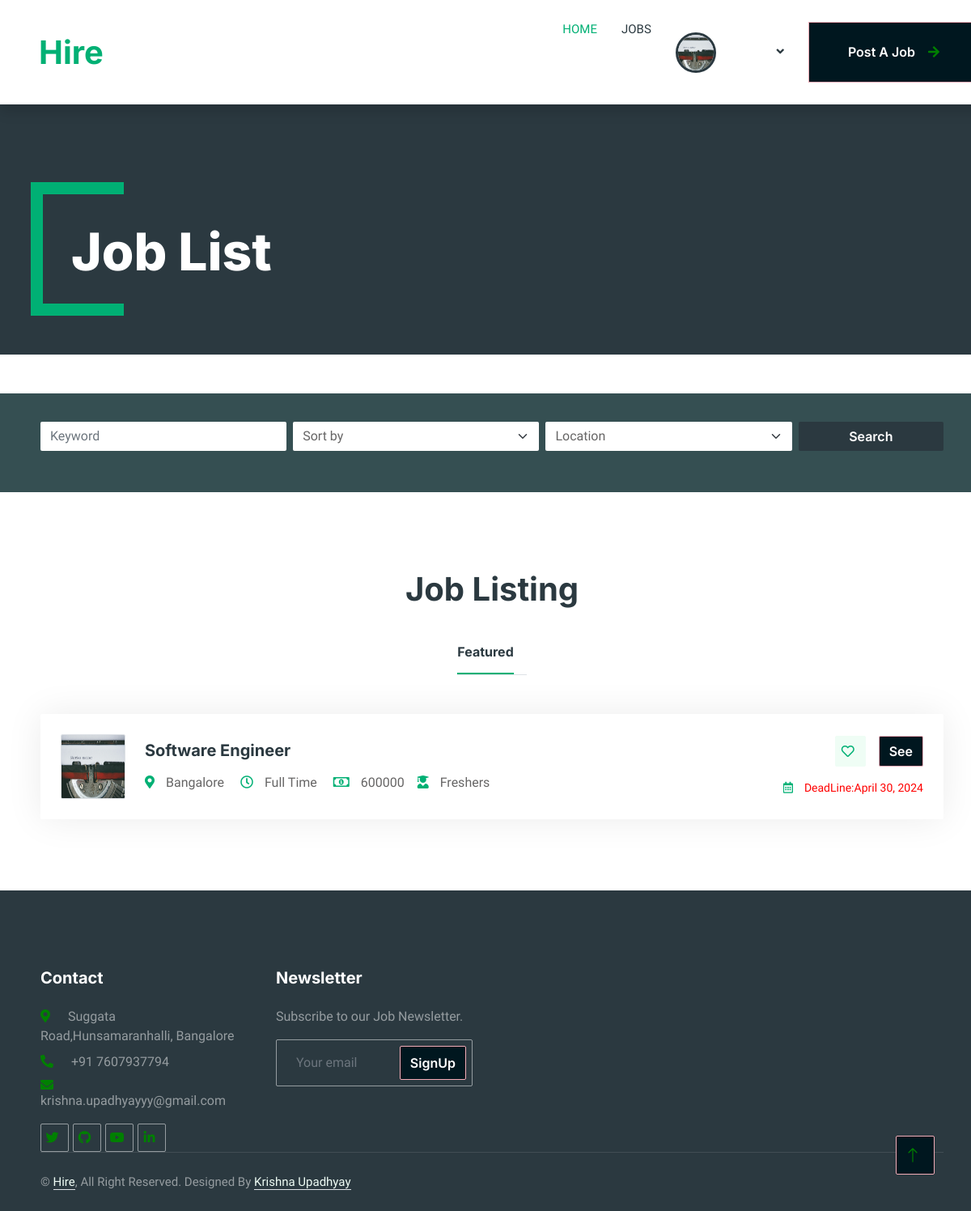
Page /recruiter/job_list/ (signed in) on the earlier database version.
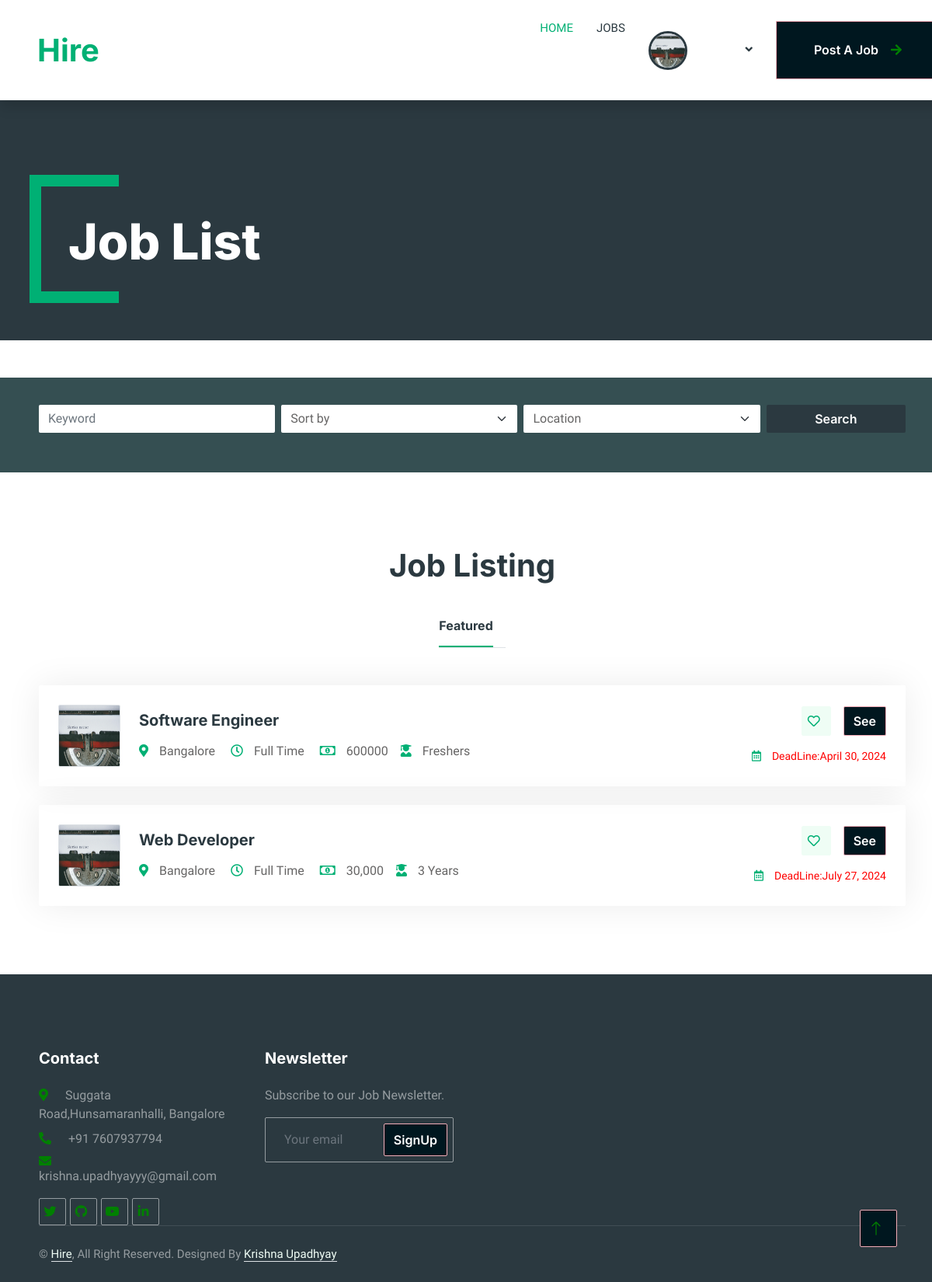
Same page on the later database version.
### job/models.py (models this page shows, shortened)
class Recruiter(models.Model):
    grade=[
        ('A','A'),
        ('B','B'),
        ('C','C'),
    ]
    user=models.OneToOneField(Profile,on_delete=models.CASCADE,related_name='recruiter')
    company_id=models.AutoField(primary_key=True)
    is_recruiter = models.BooleanField(default=True)
    is_applicant = models.BooleanField(default=False)
    company_name = models.CharField(max_length=100)
    logo = models.ImageField(upload_to='logo')
    about_company = models.TextField()
    company_address = models.CharField(max_length=100)
    company_website = models.CharField(max_length=100)
    company_email = models.CharField(max_length=100)
    grade=models.CharField(max_length=100,choices=grade)

class Job(models.Model):
    id=models.AutoField(primary_key=True)
    job_types=[
        ('Full Time','Full Time'),
        ('Part Time','Part Time'),
        ('Internship','Internship'),
        ('other','other')
    ]
    deadline=models.DateField(null=True,blank=True)
    Responsibilities=models.TextField(null=True,blank=True)
    Qualifications=models.TextField(null=True,blank=True)
    category=models.ForeignKey(Job_category,on_delete=models.CASCADE,null=True)
    recruiter = models.ForeignKey(Recruiter, on_delete=models.CASCADE)
    title = models.CharField(max_length=100)
    job_type = models.CharField(max_length=100)
    location = models.CharField(max_length=100)
    salary = models.CharField(max_length=100)
    description = models.TextField()
    skills = models.CharField(max_length=22)
    posted_on = models.DateTimeField(auto_now_add=True)
    experience = models.CharField(max_length=100)
    job_type=models.CharField(choices=job_types,max_length=100)
    vacancy=models.IntegerField( default=1)
    category=models.ForeignKey(Job_category,on_delete=models.CASCADE,null=True)

### recruiter/views.py (the view)
# urls.py: path('job_list/', views.rec_job_list, name='job-list'),
def rec_job_list(request):
    jobs=Job.objects.all()
    user=request.user
    profile = Profile.objects.get(user=user)
    recruiter = Recruiter.objects.get(user=profile)
    return render(request,'Recruiter/rec_joblist.html',{'jobs':jobs,'recruiter':recruiter,'profile':profile})

### templates/Recruiter/rec_joblist.html (shortened to what this page needs)
{% load static %}
{% block css%}
<link rel="stylesheet" href="{% static 'style/joblist.css' %}">
{% endblock%}
{% include 'Recruiter/recheaders.html' %}
        <div class="container-xxl py-5 bg-dark page-header mb-5">
            <div class="container my-5 pt-5 pb-4">
                <h1 class="display-3 text-white mb-3 animated slideInDown">Job List</h1>
            </div>
        </div>
        <div class="container-fluid bg-primary mb-5 wow fadeIn" data-wow-delay="0.1s" style="padding: 35px;">
            <div class="container">
                <form id="jobSearchForm" method="get" action="{% url 'home' %}">
                    <div class="row g-2">
                        <div class="col-md-10">
                            <div class="row g-2">
                                <div class="col-md-4">
                                    <input type="text" class="form-control border-0" name="q" placeholder="Keyword"
                                        value="{{ request.GET.q }}" />
                                </div>
                                <div class="col-md-4">
                                    <select class="form-select border-0" name="sort">
                                        <option value="" disabled selected>Sort by</option>
                                    </select>
                                </div>
                                <div class="col-md-4">
                                    <select class="form-select border-0" name="location">
                                        <option value="" disabled selected>Location</option>
                                    </select>
                                </div>
                            </div>
                        </div>
                        <div class="col-md-2">
                            <button class="btn btn-dark border-0 w-100">Search</button>
                        </div>
                    </div>
                </form>
            </div>
        </div>
        <div class="container-xxl py-5">
            <div class="container">
                <h1 class="text-center mb-5 wow fadeInUp" data-wow-delay="0.1s">Job Listing</h1>
                <div class="tab-class text-center wow fadeInUp" data-wow-delay="0.3s">
                    <ul class="nav nav-pills d-inline-flex justify-content-center border-bottom mb-5">
                        <li class="nav-item">
                            <a class="d-flex align-items-center text-start mx-3 ms-0 pb-3 active" data-bs-toggle="pill"
                                href="#tab-1">
                                <h6 class="mt-n1 mb-0">Featured</h6>
                            </a>
                        </li>
                    </ul>
                    <div class="tab-content">
                        <div id="tab-1" class="tab-pane fade show p-0 active">
                            {% for job in jobs %}
                            <div class="job-item p-4 mb-4">
                                <div class="row g-4">
                                    <div class="col-sm-12 col-md-8 d-flex align-items-center">
                                        <img class="flex-shrink-0 img-fluid border rounded"
                                            src="{{job.recruiter.logo.url}}" alt="" style="width: 80px; height: 80px;">
                                        <div class="text-start ps-4">
                                            <h5 class="mb-3">{{job.title}}</h5>
                                            <span class="text-truncate me-3"><i
                                                    class="fa fa-map-marker-alt text-primary me-2"></i>{{job.location}}
                                            </span>
                                            <span class="text-truncate me-3"><i
                                                    class="far fa-clock text-primary me-2"></i>{{job.job_type}}</span>
                                            <span class="text-truncate me-0"><i
                                                    class="far fa-money-bill-alt text-primary me-2"></i>{{job.salary}}
                                            </span>
                                            <span class="text-truncate me-0">
                                                <i class="fas fa-solid fa-user-graduate text-primary me-2"
                                                    style="padding-left: 12px ;"></i>{{job.experience}}
                                            </span>
                                        </div>
                                    </div>
                                    <div
                                        class="col-sm-12 col-md-4 d-flex flex-column align-items-start align-items-md-end justify-content-center">
                                        <div class="d-flex mb-3">
                                            <a class="btn btn-light btn-square me-3" href=""><i
                                                    class="far fa-heart text-primary"></i></a>
                                            <a class="btn btn-primary" href="{% url 'candidate_list' id=job.id %}">See </a>
                                        </div>
                                        <small class="text-truncate"><i
                                                class="far fa-calendar-alt text-primary me-2"></i>DeadLine:{% if job.deadline %}{{job.deadline}}{% else %}Not Specified{% endif %}</small>
                                    </div>
                                </div>
                            </div>
                            {% endfor %}
                        </div>
                    </div>
                </div>
            </div>
        </div>
       {% include 'footer.html' %}
</body>
</html>

### templates/Recruiter/recheaders.html (shortened to what this page needs)
{% load static %}
<!DOCTYPE html>
<html lang="en">
<head>
    <link rel="stylesheet" href="https://cdnjs.cloudflare.com/ajax/libs/font-awesome/5.15.3/css/all.min.css">
    <link href="https://cdn.jsdelivr.net/npm/bootstrap-icons@1.4.1/font/bootstrap-icons.css" rel="stylesheet">
    <link href="{% static 'lib/animate/animate.min.css' %}" rel="stylesheet">
    <link href="{% static 'lib/owlcarousel/assets/owl.carousel.min.css' %}" rel="stylesheet">
    <link href="{% static 'style/bootstrap.min.css' %}" rel="stylesheet">
    <link href="{% static 'style/style.css' %}" rel="stylesheet">
</head>
<body>
    <div class="container-xxl bg-white p-0">
        <nav class="navbar navbar-expand-lg bg-white navbar-light shadow sticky-top p-0">
            <a href="{% url 'home' %}" class="navbar-brand d-flex align-items-center text-center py-0 px-4 px-lg-5">
                <h1 class="m-0 text-primary">Hire</h1>
            </a>
            <div class="collapse navbar-collapse" id="navbarCollapse">
                <div class="navbar-nav ms-auto p-4 p-lg-0">
                    <a href="{% url 'recruiter_home' %}" class="nav-item nav-link active">Home</a>
                    <a href="{% url 'job-list' %}" class="nav-item nav-link">Jobs</a>
                    <div class="nav-item dropdown">
                        <a href="#" class="nav-link dropdown-toggle" data-bs-toggle="dropdown">
                            <img src="{{ recruiter.logo.url }}" alt="Logo" class="profile-image">
                        </a>
                    </div>
                </div>
                {% if profile and profile.is_recruiter %}
                    <a href="{% url 'job_create' %}" class="btn btn-primary rounded-0 py-4 px-lg-5 d-none d-lg-block">Post A Job<i class="fa fa-arrow-right ms-3"></i></a>
                {% endif %}
            </div>
        </nav>

### templates/footer.html (shortened to what this page needs)
 <!DOCTYPE html>
 <html lang="en">
 <head>
 </head>
 {% load static%}
 {% block body %}
  <div class="footer">
 <div class="container-fluid bg-dark text-white-50 footer pt-5 mt-5 wow fadeIn" data-wow-delay="0.1s">
    <div class="container py-5">
        <div class="row g-5">
            <div class="col-lg-3 col-md-6">
                <h5 class="text-white mb-4">Contact</h5>
                <p class="mb-2"><i class="fa fa-map-marker-alt me-3"></i>Suggata Road,Hunsamaranhalli, Bangalore</p>
                <p class="mb-2"><i class="fa fa-phone-alt me-3"></i>+91 7607937794</p>
                <p class="mb-2"><i class="fa fa-envelope me-3"></i>krishna.upadhyayyy@gmail.com</p>
                <div class="d-flex pt-2">
                    <a class="btn btn-outline-light btn-social" href="https://twitter.com/krishnaa192"><i class="fab fa-twitter"></i></a>
                    <a class="btn btn-outline-light btn-social" href="https://github.com/krishnaa192"><i class="fab fa-github"></i></a>
                    <a class="btn btn-outline-light btn-social" href=""><i class="fab fa-youtube"></i></a>
                    <a class="btn btn-outline-light btn-social" href="https://www.linkedin.com/in/krishna-upadhyay192/"><i class="fab fa-linkedin-in"></i></a>
                </div>
            </div>
            <div class="col-lg-3 col-md-6">
                <h5 class="text-white mb-4">Newsletter</h5>
                <p>Subscribe to our Job Newsletter.</p>
                <div class="position-relative mx-auto" style="max-width: 400px;">
                    <input class="form-control bg-transparent w-100 py-3 ps-4 pe-5" type="text"
                        placeholder="Your email">
                    <button type="button"
                        class="btn btn-primary py-2 position-absolute top-0 end-0 mt-2 me-2">SignUp</button>
                </div>
            </div>
        </div>
    </div>
    <div class="container">
        <div class="copyright">
            <div class="row">
                <div class="col-md-6 text-center text-md-start mb-3 mb-md-0">
                    &copy; <a class="border-bottom" href="#">Hire</a>, All Right Reserved.
                    Designed By <a class="border-bottom" href="https://krishnaa192.github.io/Krishna-portfolio/">Krishna Upadhyay</a>
                </div>
            </div>
        </div>
    </div>
</div>
<a href="#" class="btn btn-lg btn-primary btn-lg-square back-to-top"><i class="bi bi-arrow-up"></i></a>
</div>
</div>
{%endblock%}

### static/style/Recruiter/joblist.css (style rules this page uses)
* { box-sizing: border-box; }
li { list-style-type: none; }
small { font-size: 12px; color: red; padding-top: -3px; }
i { color: green; padding-right: 6px; }

### static/style/style.css (style rules this page uses)
:root { --primary: #00B074; --secondary: #2B9BFF; --light: #EFFDF5; --dark: #2B3940; width: 100% !important; }
body { overflow-x: hidden; margin-right: -1rem !important; }
.container-xxl { overflow-x: hidden; }
.back-to-top { position: fixed; display: none; right: 45px; bottom: 45px; z-index: 99; }
.btn { font-family: 'Inter', sans-serif; font-weight: 600; transition: .5s; }
.btn.btn-primary, .btn.btn-secondary { color: #FFFFFF; }
.btn-square { width: 38px; height: 38px; }
.btn-lg-square { width: 48px; height: 48px; }
.btn-square, .btn-sm-square, .btn-lg-square { padding: 0; display: flex; align-items: center; justify-content: center; font-weight: normal; border-radius: 2px; }
.navbar .dropdown-toggle::after { border: none; content: "\f107"; font-family: "Font Awesome 5 Free"; font-weight: 900; vertical-align: middle; margin-left: 5px; transition: .5s; }
.navbar-dark .navbar-nav .nav-link, .navbar-light .navbar-nav .nav-link { margin-right: 30px; padding: 25px 0; color: #FFFFFF; font-size: 15px; text-transform: uppercase; outline: none; }
.navbar-dark .navbar-nav .nav-link:hover, .navbar-dark .navbar-nav .nav-link.active, .navbar-light .navbar-nav .nav-link:hover, .navbar-light .navbar-nav .nav-link.active { color: var(--primary); }
.navbar-light .navbar-brand, .navbar-light a.btn { height: 75px; }
.navbar-light .navbar-nav .nav-link { color: var(--dark); font-weight: 500; }
.navbar-light.sticky-top { top: -100px; transition: .5s; }
.header-carousel .container, .page-header .container { position: relative; padding: 45px 0 45px 35px; border-left: 15px solid var(--primary); }
.header-carousel .container::before, .header-carousel .container::after, .page-header .container::before, .page-header .container::after { position: absolute; content: ""; top: 0; left: 0; width: 100px; height: 15px; background: var(--primary); }
.header-carousel .container::after, .page-header .container::after { top: 100%; margin-top: -15px; }
.page-header { background: linear-gradient(rgba(43, 57, 64, .5), rgba(43, 57, 64, .5)); background-size: cover; }
.nav-pills .nav-item .active { border-bottom: 2px solid var(--primary); }
.job-item { border: 1px solid transparent; border-radius: 2px; box-shadow: 0 0 45px rgba(0, 0, 0, .08); transition: .5s; }
.footer .btn.btn-social { margin-right: 5px; width: 35px; height: 35px; display: flex; align-items: center; justify-content: center; color: var(--light); border: 1px solid rgba(255,255,255,0.5); border-radius: 2px; transition: .3s; }
.footer .form-control { border-color: rgba(255,255,255,0.5); }
.footer .copyright { padding: 25px 0; font-size: 15px; border-top: 1px solid rgba(256, 256, 256, .1); }
.footer .copyright a { color: var(--light); }
.profile-image { width: 50px; height: 50px; border-radius: 50%; cursor: pointer; margin: 15px 66px 14px 0px; border:#2B3940 3px solid; }
.bg-primary { background-color: #354f52!important; }
.btn-primary { background-color: #00171f!important; border-color: #f4acb7!important; }
.py-5 { padding-bottom: 0%!important; }

Differences in the rows shown:
added Job: recruiter.logo (picture), title "Web Developer", location "Bangalore", job_type "Full Time", salary "30,000", experience "3 Years", deadline "July 27, 2024"
